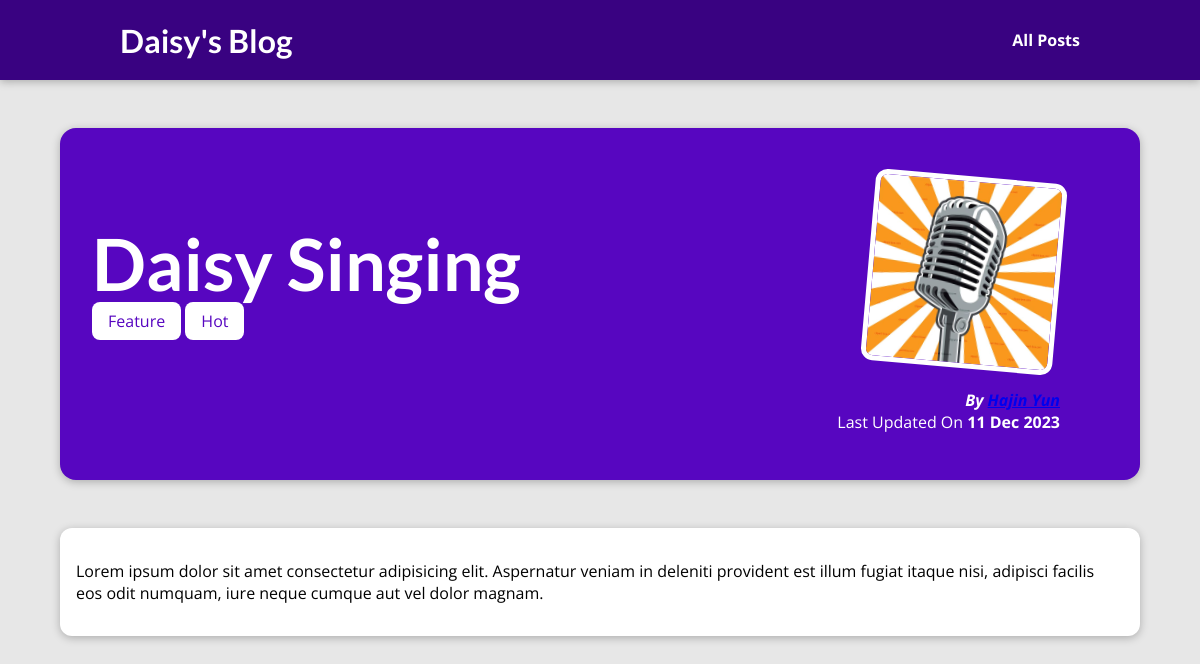
Screenshot of /posts/singing-in-the-rain with the database file from the repository.
### blog/models.py (models this page shows, shortened)
class Post(models.Model):
  title = models.CharField(max_length=150)
  excerpt = models.CharField(max_length=200)
  image_name = models.CharField(max_length=100)
  date = models.DateField(auto_now=True)
  slug = models.SlugField(unique=True, db_index=True)
  content = models.TextField(validators=[MinLengthValidator(10)])
  author = models.ForeignKey(
    Author, on_delete=models.SET_NULL, null=True, related_name="posts"
  )
  tags = models.ManyToManyField(Tag)

class Tag(models.Model):
  caption = models.CharField(max_length=20)

class Author(models.Model):
  first_name = models.CharField(max_length=100)
  last_name = models.CharField(max_length=100)
  email_address = models.EmailField()
  def __str__(self):
    return f"{self.first_name} {self.last_name}"

### blog/views.py (the view)
# urls.py: path("posts/<slug:slug>", views.post_detail, name="post-detail")
def post_detail(request, slug):
    identified_post = Post.objects.get(slug=slug)
    return render(request, "blog/post-detail.html", {
        "post":identified_post,
        "post_tags":identified_post.tags.all()
    })

### blog/templates/blog/post-detail.html (shortened to what this page needs)
{%extends "base.html"%}
{%load static%}
{%block css_file%}
  <link rel="stylesheet" href="{%static "blog/post-detail.css"%}">
{%endblock%}
{%block content%}
  <section id="summary">
    <h2>{{post.title}}</h2>
    <div>
      {%for tag in post_tags%}
        <span class="tag">{{tag.caption}}</span>
      {%endfor%}
    </div>
    <article>
      <img src="{%static "blog/images/"|add:post.image_name%}" alt="{{post.title}}">
      <address>By <a href="mailto:{{post.author.email_address}}">{{post.author|title}}</a></address>
      <div>
        Last Updated On <time>{{post.date|date:"d M Y"}}</time>
      </div>
    </article>
  </section>
  <main>
    {{post.content|linebreaks}}
  </main>
{%endblock%}

### templates/base.html (shortened to what this page needs)
{% load static %}
<!DOCTYPE html>
<html lang="en">
<head>
  <link rel="stylesheet" href="{% static "app.css"%}">
  {%block css_file%}{%endblock%}
</head>
<body>
  <header id="main-navigation">
    <h1><a href="{%url "starting-page"%}">Daisy's Blog</a></h1>
    <nav>
      <a href="{%url "posts-page"%}">All Posts</a>
    </nav>
  </header>
  {%block content%}
  {%endblock%}
</body>
</html>

### static/app.css (style rules this page uses)
* { box-sizing: border-box; }
html { font-family: 'Open Sans', 'Lato', sans-serif; }
body { margin: 0; }
h1, h2, h3 { font-family: 'Lato', sans-serif; font-weight: bold; }
#main-navigation { width: 100%; height: 5rem; display: flex; justify-content: space-between; align-items: center; padding: 0 10%; position: absolute; top: 0; left: 0; }
#main-navigation a { text-decoration: none; color: white; font-weight: bold; }

### blog/static/blog/post-detail.css (style rules this page uses)
body { background-color: #e7e7e7; }
#main-navigation { background-color: #390281; box-shadow: 0 2px 8px rgba(0, 0, 0, 0.25); }
#summary { margin: 8rem auto 3rem auto; padding: 2rem; width: 90%; max-width: 90rem; border-radius: 16px; background-color: #5706c0; position: relative; box-shadow: 0 2px 8px rgba(0, 0, 0, 0.25); height: 22rem; text-decoration: none; }
#summary h2 { color: white; font-size: 4.5rem; margin-bottom: 0.25rem; }
#summary article { position: absolute; top: 2rem; right: 3rem; padding: 1rem 2rem; border-radius: 12px; text-align: right; color: white; }
#summary article img { width: 12rem; height: 12rem; border-radius: 12px; transform: rotateZ(5deg); border: 5px solid white; margin-bottom: 1rem; }
#summary address { font-weight: bold; color: white; text-decoration: none; }
#summary time { font-weight: bold; }
main { width: 90%; max-width: 90rem; margin: 3rem auto; background-color: white; padding: 1rem; border-radius: 12px; box-shadow: 0 2px 8px rgba(0, 0, 0, 0.25); }
.tag { background-color: white; color: #5706c0; padding:0.5rem 1rem; border-radius: 8px; }

### rows the page displays
Post: title "Daisy Singing", image_name (picture), author "Hajin Yun", date "11 Dec 2023", content "Lorem ipsum dolor sit amet consectetur adipisicing elit. Aspernatur veniam in deleniti provident est illum fugiat itaque nisi, adipisci facilis eos odit numquam, iure neque cumque aut vel dolor magnam."
Tag: caption "Feature"
Tag: caption "Hot"
